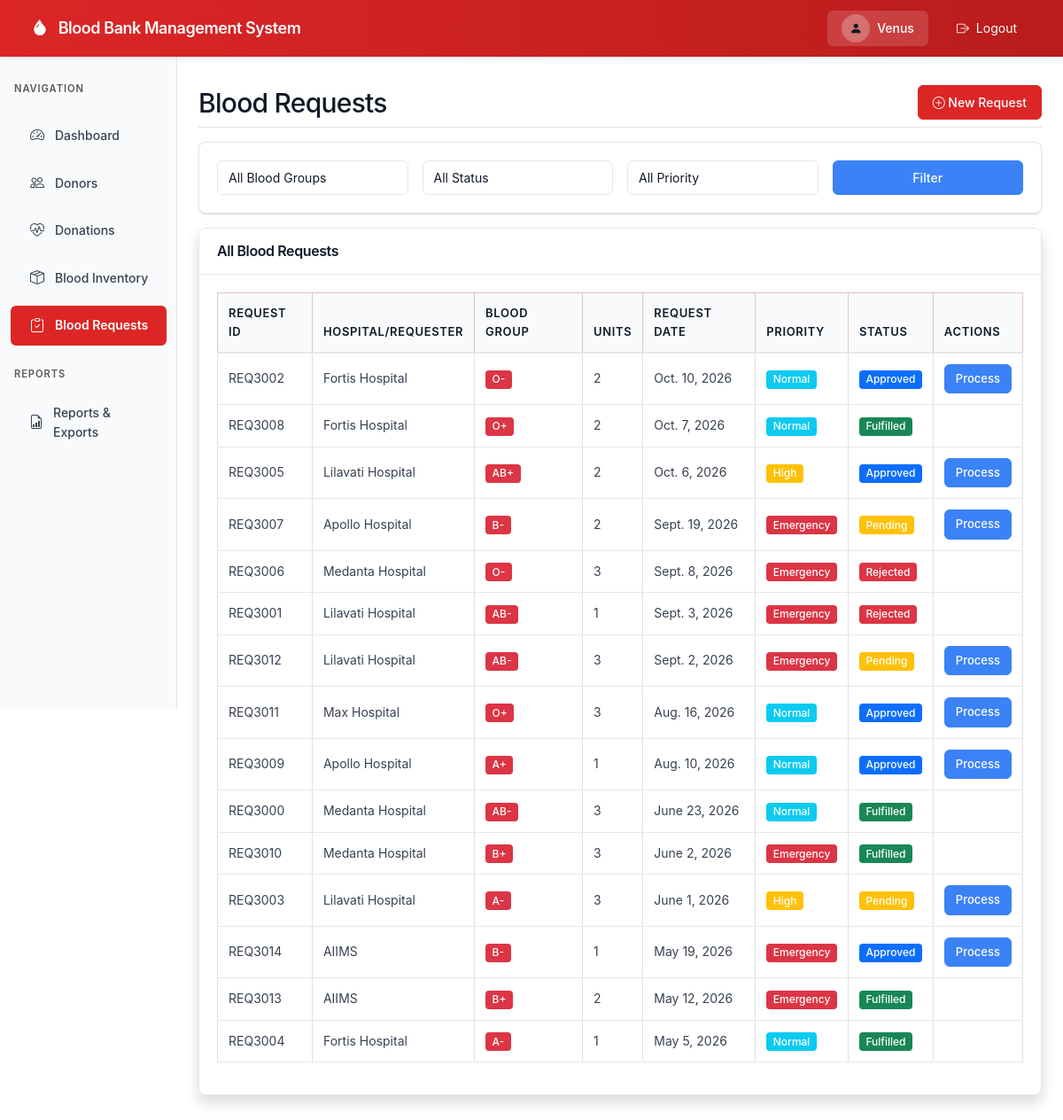
Screenshot of /requests/ (signed in) with the database file from the repository.
### requests_app/models.py (models this page shows, shortened)
class BloodRequest(models.Model):
    request_id = models.CharField(max_length=20, unique=True)
    hospital_name = models.CharField(max_length=200)
    blood_group = models.CharField(max_length=5, choices=BLOOD_GROUP_CHOICES)
    units_requested = models.IntegerField()
    request_date = models.DateField(default=timezone.now)
    priority = models.CharField(max_length=20, choices=PRIORITY_CHOICES, default='Normal')
    status = models.CharField(max_length=20, choices=STATUS_CHOICES, default='Pending')
    stock_updated = models.BooleanField(default=False)
    remarks = models.TextField(blank=True)
    class Meta:
        ordering = ['-request_date']

### requests_app/views.py (the view)
# urls.py: path('', views.request_list, name='request_list'),
@login_required
def request_list(request):
    requests = BloodRequest.objects.all()
    blood_group = request.GET.get('blood_group')
    status = request.GET.get('status')
    priority = request.GET.get('priority')
    if blood_group:
        requests = requests.filter(blood_group=blood_group)
    if status:
        requests = requests.filter(status=status)
    if priority:
        requests = requests.filter(priority=priority)
    return render(request, 'requests/request_list.html', {'requests': requests})

### templates/requests/request_list.html (shortened to what this page needs)
{% extends 'base.html' %}
{% load static %}
{% block content %}
<div class="d-flex justify-content-between flex-wrap flex-md-nowrap align-items-center pt-3 pb-2 mb-3 border-bottom">
    <h1 class="h2">Blood Requests</h1>
    <div class="btn-toolbar mb-2 mb-md-0">
        <a href="{% url 'add_request' %}" class="btn btn-danger">
            <i class="bi bi-plus-circle"></i> New Request
        </a>
    </div>
</div>
<div class="card mb-3">
    <div class="card-body">
        <form method="get" class="row g-3">
            <div class="col-md-3">
                <select name="blood_group" class="form-control">
                    <option value="">All Blood Groups</option>
                </select>
            </div>
            <div class="col-md-3">
                <select name="status" class="form-control">
                    <option value="">All Status</option>
                </select>
            </div>
            <div class="col-md-3">
                <select name="priority" class="form-control">
                    <option value="">All Priority</option>
                </select>
            </div>
            <div class="col-md-3">
                <button type="submit" class="btn btn-primary w-100">Filter</button>
            </div>
        </form>
    </div>
</div>
<div class="card shadow">
    <div class="card-header">
        <h6 class="m-0 font-weight-bold">All Blood Requests</h6>
    </div>
    <div class="card-body">
        <div class="table-responsive">
            <table class="table table-bordered table-hover">
                <thead class="table-danger">
                    <tr>
                        <th>Request ID</th>
                        <th>Hospital/Requester</th>
                        <th>Blood Group</th>
                        <th>Units</th>
                        <th>Request Date</th>
                        <th>Priority</th>
                        <th>Status</th>
                        <th>Actions</th>
                    </tr>
                </thead>
                <tbody>
                    {% for req in requests %}
                    <tr>
                        <td>{{ req.request_id }}</td>
                        <td>{{ req.hospital_name }}</td>
                        <td><span class="badge bg-danger">{{ req.blood_group }}</span></td>
                        <td>{{ req.units_requested }}</td>
                        <td>{{ req.request_date }}</td>
                        <td>
                            {% if req.priority == 'Emergency' %}
                                <span class="badge bg-danger">{{ req.priority }}</span>
                            {% elif req.priority == 'High' %}
                                <span class="badge bg-warning">{{ req.priority }}</span>
                            {% else %}
                                <span class="badge bg-info">{{ req.priority }}</span>
                            {% endif %}
                        </td>
                        <td>
                            {% if req.status == 'Fulfilled' %}
                                <span class="badge bg-success">{{ req.status }}</span>
                            {% elif req.status == 'Approved' %}
                                <span class="badge bg-primary">{{ req.status }}</span>
                            {% elif req.status == 'Pending' %}
                                <span class="badge bg-warning">{{ req.status }}</span>
                            {% else %}
                                <span class="badge bg-danger">{{ req.status }}</span>
                            {% endif %}
                        </td>
                        <td>
                            {% if req.status == 'Pending' or req.status == 'Approved' %}
                                <a href="{% url 'process_request' req.pk %}" class="btn btn-sm btn-primary">Process</a>
                            {% endif %}
                        </td>
                    </tr>
                    {% empty %}
                    <tr>
                        <td colspan="8" class="text-center">No requests found.</td>
                    </tr>
                    {% endfor %}
                </tbody>
            </table>
        </div>
    </div>
</div>
{% endblock %}

### templates/base.html (shortened to what this page needs)
<!DOCTYPE html>
<html lang="en">
<head>
    <link href="https://cdn.jsdelivr.net/npm/bootstrap@5.3.0/dist/css/bootstrap.min.css" rel="stylesheet">
    <link rel="stylesheet" href="https://cdn.jsdelivr.net/npm/bootstrap-icons@1.10.0/font/bootstrap-icons.css">
    {% load static %}
    <link rel="stylesheet" href="{% static 'css/style.css' %}">
</head>
<body>
    {% if user.is_authenticated %}
    <nav class="navbar navbar-expand-lg navbar-dark fixed-top" style="background: linear-gradient(90deg, #dc2626 0%, #b91c1c 100%); height: 64px; z-index: 1030;">
        <div class="container-fluid">
            <a class="navbar-brand" href="{% url 'dashboard' %}">
                <i class="bi bi-droplet-fill me-2"></i> Blood Bank Management System
            </a>
            <div class="collapse navbar-collapse" id="navbarNav">
                <ul class="navbar-nav ms-auto align-items-center">
                    <li class="nav-item">
                        <div class="d-flex align-items-center gap-2 me-3 px-3 py-1" style="background: rgba(255,255,255,0.15); border-radius: 0.375rem;">
                            <div style="width: 32px; height: 32px; background: rgba(255,255,255,0.25); border-radius: 50%; display: flex; align-items: center; justify-content: center;">
                                <i class="bi bi-person-fill"></i>
                            </div>
                            <span style="font-weight: 500; color: white;">{{ user.username }}</span>
                        </div>
                    </li>
                    <li class="nav-item">
                        <a class="nav-link px-3" href="{% url 'logout' %}" style="color: white;">
                            <i class="bi bi-box-arrow-right me-1"></i> Logout
                        </a>
                    </li>
                </ul>
            </div>
        </div>
    </nav>
    <div class="container-fluid" style="padding-top: 64px;">
        <div class="row">
            <nav class="col-md-3 col-lg-2 d-md-block sidebar">
                <div class="position-sticky pt-2">
                    <div class="px-3 mb-3">
                        <small class="text-uppercase text-muted" style="font-size: 0.7rem; font-weight: 600; letter-spacing: 0.08em;">Navigation</small>
                    </div>
                    <ul class="nav flex-column">
                        <li class="nav-item">
                            <a class="nav-link {% if request.resolver_match.url_name == 'dashboard' %}active{% endif %}" href="{% url 'dashboard' %}">
                                <i class="bi bi-speedometer2"></i> Dashboard
                            </a>
                        </li>
                        <li class="nav-item">
                            <a class="nav-link {% if 'donor' in request.resolver_match.url_name %}active{% endif %}" href="{% url 'donor_list' %}">
                                <i class="bi bi-people"></i> Donors
                            </a>
                        </li>
                        <li class="nav-item">
                            <a class="nav-link {% if 'donation' in request.resolver_match.url_name %}active{% endif %}" href="{% url 'donation_list' %}">
                                <i class="bi bi-heart-pulse"></i> Donations
                            </a>
                        </li>
                        <li class="nav-item">
                            <a class="nav-link {% if 'inventory' in request.resolver_match.url_name %}active{% endif %}" href="{% url 'inventory_list' %}">
                                <i class="bi bi-box-seam"></i> Blood Inventory
                            </a>
                        </li>
                        <li class="nav-item">
                            <a class="nav-link {% if 'request' in request.resolver_match.url_name %}active{% endif %}" href="{% url 'request_list' %}">
                                <i class="bi bi-clipboard-check"></i> Blood Requests
                            </a>
                        </li>
                        <li class="nav-item mt-3">
                            <div class="px-3 mb-2">
                                <small class="text-uppercase text-muted" style="font-size: 0.7rem; font-weight: 600; letter-spacing: 0.08em;">Reports</small>
                            </div>
                        </li>
                        <li class="nav-item">
                            <a class="nav-link {% if 'report' in request.resolver_match.url_name %}active{% endif %}" href="{% url 'reports_home' %}">
                                <i class="bi bi-file-earmark-bar-graph"></i> Reports & Exports
                            </a>
                        </li>
                    </ul>
                </div>
            </nav>
            <main class="col-md-9 ms-sm-auto col-lg-10 px-md-4" style="padding-top: 1rem;">
                {% block content %}
                {% endblock %}
            </main>
        </div>
    </div>
    {% else %}
        {% block auth_content %}
        {% endblock %}
    {% endif %}
</body>
</html>

### static/css/style.css (style rules this page uses)
:root { --primary-red: #dc2626; --primary-red-dark: #b91c1c; --accent-red: #ef4444; --bg-light: #f9fafb; --border-light: #e5e7eb; --text-primary: #111827; --text-secondary: #374151; --text-muted: #6b7280; }
* { font-family: -apple-system, BlinkMacSystemFont, 'Segoe UI', 'Roboto', 'Oxygen', 'Ubuntu', 'Cantarell', 'Fira Sans', 'Droid Sans', 'Helvetica Neue', sans-serif; }
body { font-size: 0.875rem; background-color: #ffffff; color: var(--text-primary); line-height: 1.6; }
.navbar { box-shadow: 0 1px 3px 0 rgba(0, 0, 0, 0.1), 0 1px 2px 0 rgba(0, 0, 0, 0.06); padding: 0.75rem 1.5rem; }
.navbar-brand { font-weight: 600; font-size: 1.125rem; letter-spacing: -0.025em; }
.sidebar { position: fixed; top: 64px; bottom: 0; left: 0; z-index: 100; padding: 1rem 0 0; box-shadow: inset -1px 0 0 var(--border-light); background-color: var(--bg-light) !important; overflow-y: auto; height: calc(100vh - 64px); }
.sidebar .nav-link { font-weight: 500; color: var(--text-secondary); padding: 0.625rem 1.25rem; margin: 0.25rem 0.75rem; border-radius: 0.375rem; transition: all 0.15s ease-in-out; display: flex; align-items: center; gap: 0.625rem; font-size: 0.875rem; }
.sidebar .nav-link i { font-size: 1rem; width: 1.25rem; text-align: center; }
.sidebar .nav-link.active { color: white; background-color: var(--primary-red); font-weight: 600; }
main { margin-left: 0; padding-top: 1.5rem; padding-bottom: 2rem; }
@media (min-width: 768px) { main { margin-left: 25%; } }
@media (min-width: 992px) { main { margin-left: 16.666667%; } }
.card { box-shadow: 0 1px 3px 0 rgba(0, 0, 0, 0.1), 0 1px 2px 0 rgba(0, 0, 0, 0.06); border: 1px solid var(--border-light); margin-bottom: 1.5rem; border-radius: 0.5rem; overflow: hidden; }
.card-header { background-color: #ffffff; border-bottom: 1px solid var(--border-light); font-weight: 600; font-size: 0.9375rem; padding: 1rem 1.25rem; color: var(--text-primary); letter-spacing: -0.01em; }
.card-body { padding: 1.25rem; }
h1, h2, h3, h4, h5, h6 { color: var(--text-primary); font-weight: 600; letter-spacing: -0.025em; line-height: 1.2; }
.h2 { font-size: 1.875rem; margin-bottom: 0; }
.font-weight-bold { font-weight: 600 !important; }
.table { background-color: #fff; font-size: 0.875rem; }
.table thead th { background-color: #f9fafb; border-bottom: 2px solid var(--border-light); font-weight: 600; color: var(--text-primary); font-size: 0.8125rem; text-transform: uppercase; letter-spacing: 0.05em; padding: 0.75rem; }
.table tbody td { padding: 0.75rem; vertical-align: middle; color: var(--text-secondary); border-bottom: 1px solid var(--border-light); }
.btn { font-weight: 500; font-size: 0.875rem; padding: 0.5rem 1rem; border-radius: 0.375rem; transition: all 0.15s ease-in-out; }
.btn-danger { background-color: var(--primary-red); border-color: var(--primary-red); }
.btn-primary { background-color: #3b82f6; border-color: #3b82f6; }
.btn-sm { padding: 0.375rem 0.75rem; font-size: 0.8125rem; }
.badge { padding: 0.375em 0.625em; font-weight: 500; font-size: 0.75rem; border-radius: 0.25rem; }
.form-control, .form-select { border: 1px solid var(--border-light); border-radius: 0.375rem; padding: 0.5rem 0.75rem; font-size: 0.875rem; color: var(--text-primary); transition: border-color 0.15s ease-in-out, box-shadow 0.15s ease-in-out; }

### rows the page displays
BloodRequest: request_id "REQ3002", hospital_name "Fortis Hospital", blood_group "O-", units_requested "2", request_date "Oct. 10, 2026", priority "Normal", status "Approved", shows "Process"
BloodRequest: request_id "REQ3008", hospital_name "Fortis Hospital", blood_group "O+", units_requested "2", request_date "Oct. 7, 2026", priority "Normal", status "Fulfilled"
BloodRequest: request_id "REQ3005", hospital_name "Lilavati Hospital", blood_group "AB+", units_requested "2", request_date "Oct. 6, 2026", priority "High", status "Approved", shows "Process"
BloodRequest: request_id "REQ3007", hospital_name "Apollo Hospital", blood_group "B-", units_requested "2", request_date "Sept. 19, 2026", priority "Emergency", status "Pending", shows "Process"
BloodRequest: request_id "REQ3006", hospital_name "Medanta Hospital", blood_group "O-", units_requested "3", request_date "Sept. 8, 2026", priority "Emergency", status "Rejected"
BloodRequest: request_id "REQ3001", hospital_name "Lilavati Hospital", blood_group "AB-", units_requested "1", request_date "Sept. 3, 2026", priority "Emergency", status "Rejected"
BloodRequest: request_id "REQ3012", hospital_name "Lilavati Hospital", blood_group "AB-", units_requested "3", request_date "Sept. 2, 2026", priority "Emergency", status "Pending", shows "Process"
BloodRequest: request_id "REQ3011", hospital_name "Max Hospital", blood_group "O+", units_requested "3", request_date "Aug. 16, 2026", priority "Normal", status "Approved", shows "Process"
BloodRequest: request_id "REQ3009", hospital_name "Apollo Hospital", blood_group "A+", units_requested "1", request_date "Aug. 10, 2026", priority "Normal", status "Approved", shows "Process"
BloodRequest: request_id "REQ3000", hospital_name "Medanta Hospital", blood_group "AB-", units_requested "3", request_date "June 23, 2026", priority "Normal", status "Fulfilled"
BloodRequest: request_id "REQ3010", hospital_name "Medanta Hospital", blood_group "B+", units_requested "3", request_date "June 2, 2026", priority "Emergency", status "Fulfilled"
BloodRequest: request_id "REQ3003", hospital_name "Lilavati Hospital", blood_group "A-", units_requested "3", request_date "June 1, 2026", priority "High", status "Pending", shows "Process"
BloodRequest: request_id "REQ3014", hospital_name "AIIMS", blood_group "B-", units_requested "1", request_date "May 19, 2026", priority "Emergency", status "Approved", shows "Process"
BloodRequest: request_id "REQ3013", hospital_name "AIIMS", blood_group "B+", units_requested "2", request_date "May 12, 2026", priority "Emergency", status "Fulfilled"
BloodRequest: request_id "REQ3004", hospital_name "Fortis Hospital", blood_group "A-", units_requested "1", request_date "May 5, 2026", priority "Normal", status "Fulfilled"

### other values shown
{{ user.username }} "Venus"
